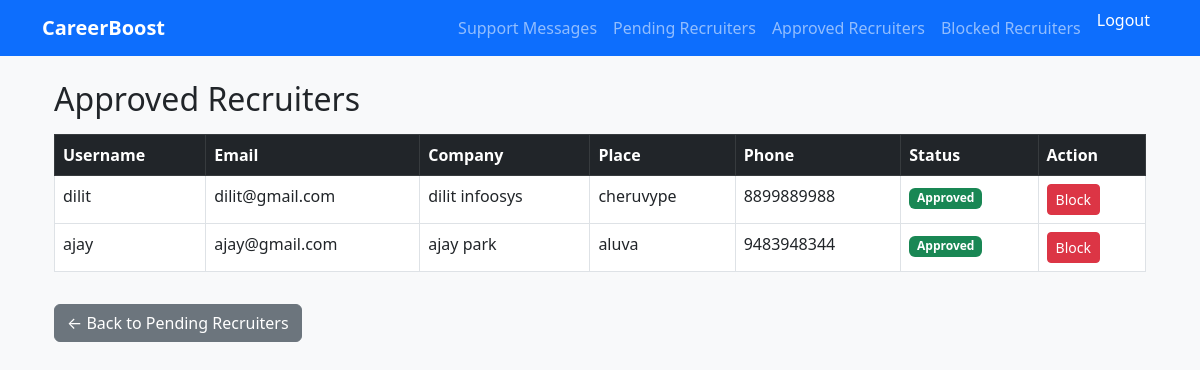
/accounts/recruiters/approved/ (signed in), run on the app's committed database.
### accounts/models.py (models this page shows, shortened)
class RecruiterProfile(models.Model):
    STATUS_CHOICES = (
        ('pending', 'Pending'),
        ('approved', 'Approved'),
        ('rejected', 'Rejected'),
    )
    user = models.OneToOneField(settings.AUTH_USER_MODEL, on_delete=models.CASCADE)
    company_name = models.CharField(max_length=200)
    company_email = models.EmailField()
    phone_number = models.CharField(max_length=15)
    place = models.CharField(max_length=100)
    pincode = models.CharField(max_length=10)
    status = models.CharField(
        max_length=10,
        choices=STATUS_CHOICES,
        default='pending'
    )

class CustomUser(AbstractUser):
    ROLE_CHOICES = (
        ('ADMIN', 'Admin'),
        ('RECRUITER', 'Recruiter'),
        ('USER', 'User'),
    )
    role = models.CharField(
        max_length=20,
        choices=ROLE_CHOICES,
        default='USER'
    )
    is_approved = models.BooleanField(default=False)
    company_name = models.CharField(max_length=255, blank=True, null=True)
    company_email = models.EmailField(blank=True, null=True)
    company_website = models.URLField(blank=True, null=True)
    company_description = models.TextField(blank=True, null=True)

### accounts/views.py (the view)
@login_required
@user_passes_test(is_admin)
def approved_recruiters(request):
    recruiters = RecruiterProfile.objects.filter(status="approved")
    return render(
        request,
        "accounts/approved_recruiters.html",
        {"recruiters": recruiters}
    )

### accounts/views.py (called while the page is built)
def is_admin(user):
    return user.is_superuser or getattr(user, "role", None) == "ADMIN"

### careerboost/templates/accounts/approved_recruiters.html
{% extends "base.html" %}
{% block content %}
<div class="container mt-4">
    <h2>Approved Recruiters</h2>
    <table class="table table-bordered mt-3">
        <thead class="table-dark">
            <tr>
                <th>Username</th>
                <th>Email</th>
                <th>Company</th>
                <th>Place</th>
                <th>Phone</th>
                <th>Status</th>
                <th>Action</th>
            </tr>
        </thead>
        <tbody>
            {% for recruiter in recruiters %}
            <tr>
                <td>{{ recruiter.user.username }}</td>
                <td>{{ recruiter.user.email }}</td>
                <td>{{ recruiter.company_name }}</td>
                <td>{{ recruiter.place }}</td>
                <td>{{ recruiter.phone_number|default:"—" }}</td>
                <td>
                    <span class="badge bg-success">Approved</span>
                </td>
                <td>
                    <a href="{% url 'accounts:block_recruiter' recruiter.user.id %}"
                       class="btn btn-danger btn-sm">
                        Block
                    </a>
                </td>
            </tr>
            {% empty %}
            <tr>
                <td colspan="7" class="text-center">
                    No approved recruiters found.
                </td>
            </tr>
            {% endfor %}
        </tbody>
    </table>
    <a href="{% url 'accounts:pending_recruiters' %}"
       class="btn btn-secondary mt-3">
        ← Back to Pending Recruiters
    </a>
</div>
{% endblock %}

### careerboost/templates/base.html (style rules this page uses)
body { background-color: #f8f9fa; }

### data on the page
RecruiterProfile: user.username "dilit", user.email "dilit@gmail.com", company_name "dilit infoosys", place "cheruvype", phone_number "8899889988"
RecruiterProfile: user.username "ajay", user.email "ajay@gmail.com", company_name "ajay park", place "aluva", phone_number "9483948344"
